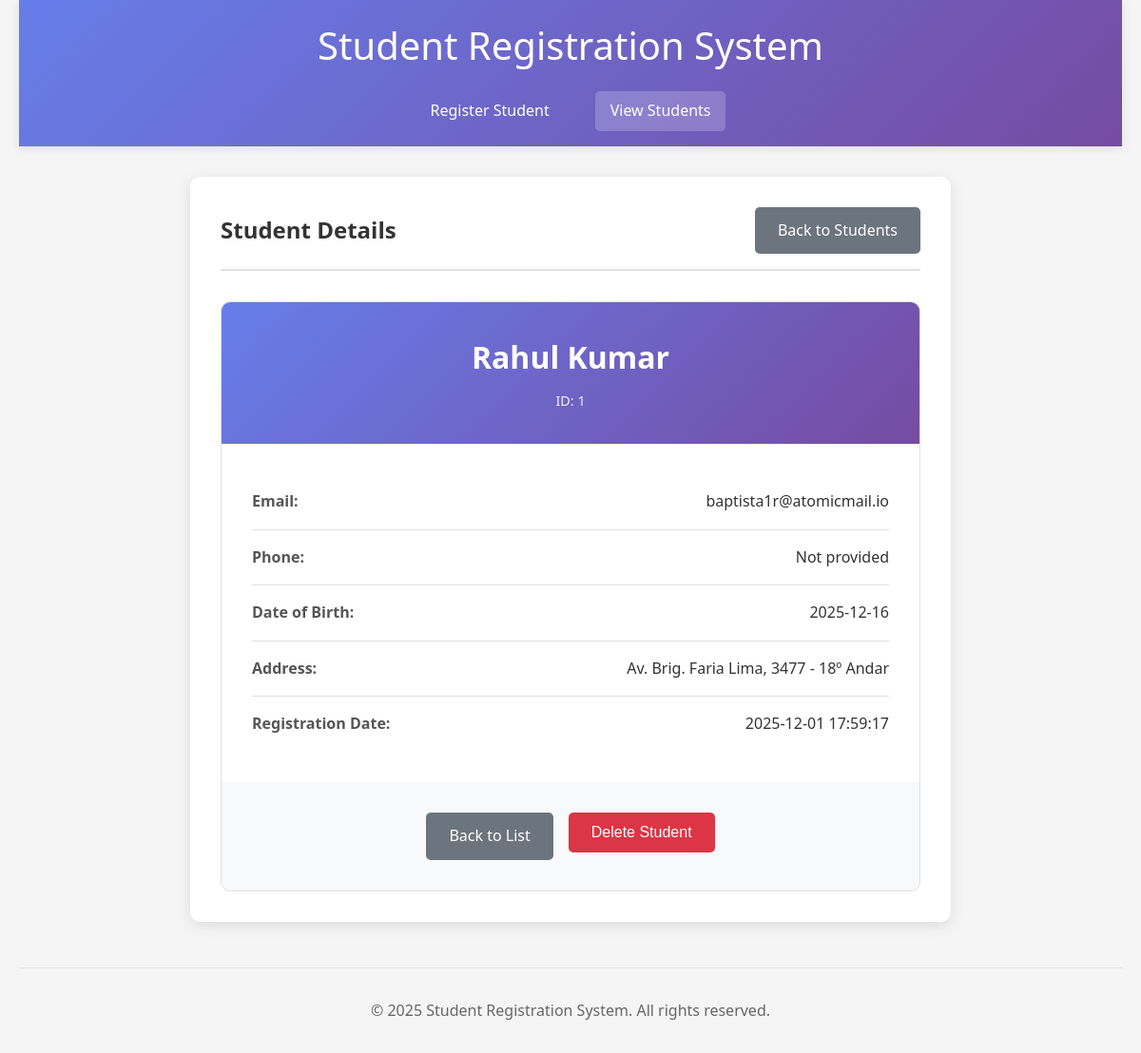
Screenshot of /students/1 with the database file from the repository.
### tables this page shows
CREATE TABLE students (
            id INTEGER PRIMARY KEY AUTOINCREMENT,
            first_name TEXT NOT NULL,
            last_name TEXT NOT NULL,
            email TEXT NOT NULL UNIQUE,
            phone TEXT,
            date_of_birth DATE,
            address TEXT,
            registration_date TIMESTAMP DEFAULT CURRENT_TIMESTAMP
        );

### app.py (the view)
@app.route('/students/<int:student_id>')
def view_student(student_id):
    conn = get_db_connection()
    student = conn.execute('SELECT * FROM students WHERE id = ?', (student_id,)).fetchone()
    conn.close()
    if student is None:
        flash('Student not found!', 'error')
        return redirect(url_for('view_students'))
    return render_template('student_detail.html', student=student)

### app.py (called while the page is built)
def get_db_connection():
    conn = sqlite3.connect('students.db')
    conn.row_factory = sqlite3.Row
    return conn

### templates/student_detail.html (shortened to what this page needs)
<!DOCTYPE html>
<html lang="en">
<head>
    <link rel="stylesheet" href="{{ url_for('static', filename='css/style.css') }}">
</head>
<body>
    <div class="container">
        <header>
            <h1>Student Registration System</h1>
            <nav>
                <a href="{{ url_for('register') }}">Register Student</a>
                <a href="{{ url_for('view_students') }}" class="active">View Students</a>
            </nav>
        </header>
        <main>
            <div class="student-detail-container">
                <div class="page-header">
                    <h2>Student Details</h2>
                    <a href="{{ url_for('view_students') }}" class="btn btn-secondary">Back to Students</a>
                </div>
                {% if student %}
                    <div class="student-card">
                        <div class="student-header">
                            <h3>{{ student.first_name }} {{ student.last_name }}</h3>
                            <span class="student-id">ID: {{ student.id }}</span>
                        </div>
                        <div class="student-info">
                            <div class="info-row">
                                <label>Email:</label>
                                <span>{{ student.email }}</span>
                            </div>
                            <div class="info-row">
                                <label>Phone:</label>
                                <span>{{ student.phone or 'Not provided' }}</span>
                            </div>
                            <div class="info-row">
                                <label>Date of Birth:</label>
                                <span>{{ student.date_of_birth or 'Not provided' }}</span>
                            </div>
                            <div class="info-row">
                                <label>Address:</label>
                                <span>{{ student.address or 'Not provided' }}</span>
                            </div>
                            <div class="info-row">
                                <label>Registration Date:</label>
                                <span>{{ student.registration_date }}</span>
                            </div>
                        </div>
                        <div class="student-actions">
                            <a href="{{ url_for('view_students') }}" class="btn btn-secondary">Back to List</a>
                            <form method="POST" action="{{ url_for('delete_student', student_id=student.id) }}" style="display: inline;">
                                <button type="submit" class="btn btn-danger" onclick="return confirm('Are you sure you want to delete this student?')">Delete Student</button>
                            </form>
                        </div>
                    </div>
                {% endif %}
            </div>
        </main>
        <footer>
            <p>&copy; 2025 Student Registration System. All rights reserved.</p>
        </footer>
    </div>
</body>
</html>

### static/css/style.css (style rules this page uses)
* { margin: 0; padding: 0; box-sizing: border-box; }
body { font-family: 'Segoe UI', Tahoma, Geneva, Verdana, sans-serif; line-height: 1.6; color: #333; background-color: #f5f5f5; }
.container { max-width: 1200px; margin: 0 auto; padding: 0 20px; }
header { background: linear-gradient(135deg, #667eea 0%, #764ba2 100%); color: white; padding: 1rem 0; margin-bottom: 2rem; box-shadow: 0 2px 10px rgba(0,0,0,0.1); }
header h1 { text-align: center; margin-bottom: 1rem; font-size: 2.5rem; font-weight: 300; }
nav { display: flex; justify-content: center; gap: 2rem; }
nav a { color: white; text-decoration: none; padding: 0.5rem 1rem; border-radius: 5px; transition: background-color 0.3s ease; }
nav a:hover, nav a.active { background-color: rgba(255,255,255,0.2); }
main { min-height: 60vh; }
.btn { padding: 0.75rem 1.5rem; border: none; border-radius: 5px; font-size: 1rem; cursor: pointer; transition: all 0.3s ease; text-decoration: none; display: inline-block; text-align: center; }
.btn-secondary { background: #6c757d; color: white; }
.btn-danger { background: #dc3545; color: white; }
.page-header { display: flex; justify-content: space-between; align-items: center; margin-bottom: 2rem; padding-bottom: 1rem; border-bottom: 2px solid #e1e1e1; }
.page-header h2 { color: #333; }
.student-detail-container { background: white; padding: 2rem; border-radius: 10px; box-shadow: 0 4px 15px rgba(0,0,0,0.1); max-width: 800px; margin: 0 auto; }
.student-card { border: 1px solid #e1e1e1; border-radius: 10px; overflow: hidden; }
.student-header { background: linear-gradient(135deg, #667eea 0%, #764ba2 100%); color: white; padding: 2rem; text-align: center; }
.student-header h3 { font-size: 2rem; margin-bottom: 0.5rem; }
.student-id { font-size: 0.9rem; opacity: 0.9; }
.student-info { padding: 2rem; }
.info-row { display: flex; justify-content: space-between; padding: 1rem 0; border-bottom: 1px solid #e1e1e1; }
.info-row:last-child { border-bottom: none; }
.info-row label { font-weight: 600; color: #555; }
.info-row span { color: #333; }
.student-actions { padding: 2rem; display: flex; gap: 1rem; justify-content: center; background: #f8f9fa; }
footer { text-align: center; padding: 2rem 0; margin-top: 3rem; color: #666; border-top: 1px solid #e1e1e1; }

### rows the page displays
students: first_name "Rahul", last_name "Kumar", id "1", email "baptista1r@atomicmail.io", phone "Not provided", date_of_birth "2025-12-16", address "Av. Brig. Faria Lima, 3477 - 18º Andar", registration_date "2025-12-01 17:59:17"
